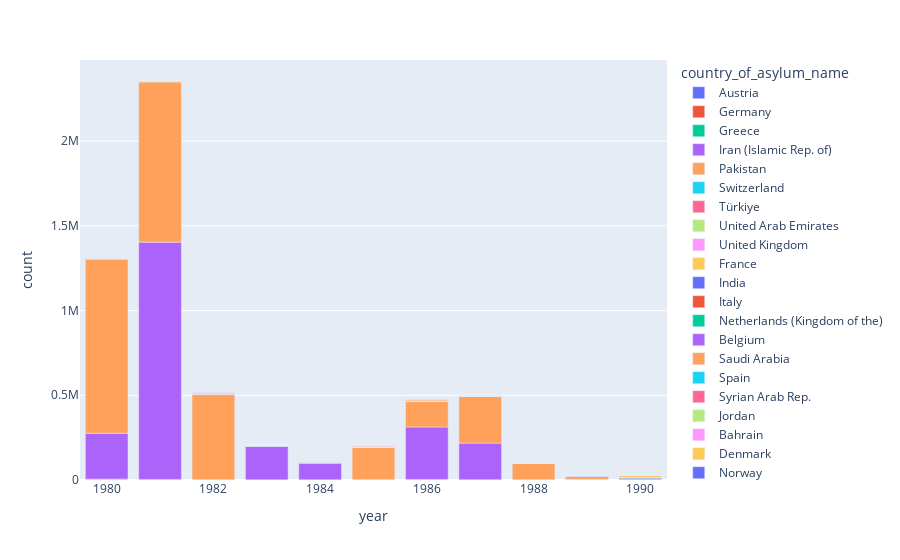

Notebook source saved alongside this figure:
### Code cell
fig = px.bar(country_of_asylum, x='year', y='count', color='country_of_asylum_name')
fig.show()

### Figure 1 — Plotly figure (JSON) as saved in the notebook; plotly's stock layout.template omitted (floating-point values rounded to 4 significant figures)
{"data": [{"hovertemplate": "country_of_asylum_name=Austria<br>year=%{x}<br>count=%{y}<extra></extra>", "legendgroup": "Austria", "marker": {"color": "#636efa", "pattern": {"shape": ""}}, "name": "Austria", "orientation": "v", "showlegend": true, "textposition": "auto", "type": "bar", "x": [1980, 1981, 1982, 1983, 1984, 1985, 1986, 1987, 1988, 1989, 1990], "xaxis": "x", "y": [31, 31, 68, 161, 14, 36, 31, 25, 79, 120, 91], "yaxis": "y"}, {"hovertemplate": "country_of_asylum_name=Germany<br>year=%{x}<br>count=%{y}<extra></extra>", "legendgroup": "Germany", "marker": {"color": "#EF553B", "pattern": {"shape": ""}}, "name": "Germany", "orientation": "v", "showlegend": true, "textposition": "auto", "type": "bar", "x": [1980, 1981, 1982, 1983, 1984, 1985, 1986, 1987, 1988, 1989, 1990], "xaxis": "x", "y": [5466, 3610, 2047, 687, 1198, 2632, 3055, 1586, 1462, 3650, 7348], "yaxis": "y"}, {"hovertemplate": "country_of_asylum_name=Greece<br>year=%{x}<br>count=%{y}<extra></extra>", "legendgroup": "Greece", "marker": {"color": "#00cc96", "pattern": {"shape": ""}}, "name": "Greece", "orientation": "v", "showlegend": true, "textposition": "auto", "type": "bar", "x": [1980, 1981, 1986, 1987, 1988, 1989, 1990], "xaxis": "x", "y": [9, 16, 13, 9, 6, 5, 8], "yaxis": "y"}, {"hovertemplate": "country_of_asylum_name=Iran (Islamic Rep. of)<br>year=%{x}<br>count=%{y}<extra></extra>", "legendgroup": "Iran (Islamic Rep. of)", "marker": {"color": "#ab63fa", "pattern": {"shape": ""}}, "name": "Iran (Islamic Rep. of)", "orientation": "v", "showlegend": true, "textposition": "auto", "type": "bar", "x": [1980, 1981, 1983, 1984, 1986, 1987], "xaxis": "x", "y": [270000, 1400000, 200000, 100000, 310000, 216000], "yaxis": "y"}, {"hovertemplate": "country_of_asylum_name=Pakistan<br>year=%{x}<br>count=%{y}<extra></extra>", "legendgroup": "Pakistan", "marker": {"color": "#FFA15A", "pattern": {"shape": ""}}, "name": "Pakistan", "orientation": "v", "showlegend": true, "textposition": "auto", "type": "bar", "x": [1980, 1981, 1982, 1985, 1986, 1987, 1988, 1989], "xaxis": "x", "y": [1026220, 947070, 502150, 189740, 151810, 278000, 98590, 17700], "yaxis": "y"}, {"hovertemplate": "country_of_asylum_name=Switzerland<br>year=%{x}<br>count=%{y}<extra></extra>", "legendgroup": "Switzerland", "marker": {"color": "#19d3f3", "pattern": {"shape": ""}}, "name": "Switzerland", "orientation": "v", "showlegend": true, "textposition": "auto", "type": "bar", "x": [1980, 1981, 1982, 1983, 1984, 1985, 1986, 1987, 1988, 1989, 1990], "xaxis": "x", "y": [93, 69, 125, 64, 33, 28, 45, 80, 71, 134, 234], "yaxis": "y"}, {"hovertemplate": "country_of_asylum_name=Türkiye<br>year=%{x}<br>count=%{y}<extra></extra>", "legendgroup": "Türkiye", "marker": {"color": "#FF6692", "pattern": {"shape": ""}}, "name": "Türkiye", "orientation": "v", "showlegend": true, "textposition": "auto", "type": "bar", "x": [1980, 1982], "xaxis": "x", "y": [5000, 3820], "yaxis": "y"}, {"hovertemplate": "country_of_asylum_name=United Arab Emirates<br>year=%{x}<br>count=%{y}<extra></extra>", "legendgroup": "United Arab Emirates", "marker": {"color": "#B6E880", "pattern": {"shape": ""}}, "name": "United Arab Emirates", "orientation": "v", "showlegend": true, "textposition": "auto", "type": "bar", "x": [1980, 1984, 1985], "xaxis": "x", "y": [1500, 1000, 700], "yaxis": "y"}, {"hovertemplate": "country_of_asylum_name=United Kingdom<br>year=%{x}<br>count=%{y}<extra></extra>", "legendgroup": "United Kingdom", "marker": {"color": "#FF97FF", "pattern": {"shape": ""}}, "name": "United Kingdom", "orientation": "v", "showlegend": true, "textposition": "auto", "type": "bar", "x": [1980, 1981, 1982, 1983, 1984, 1990], "xaxis": "x", "y": [86, 82, 43, 16, 39, 205], "yaxis": "y"}, {"hovertemplate": "country_of_asylum_name=France<br>year=%{x}<br>count=%{y}<extra></extra>", "legendgroup": "France", "marker": {"color": "#FECB52", "pattern": {"shape": ""}}, "name": "France", "orientation": "v", "showlegend": true, "textposition": "auto", "type": "bar", "x": [1981, 1982, 1983, 1984, 1985, 1986, 1987, 1988, 1989, 1990], "xaxis": "x", "y": [116, 196, 181, 199, 230, 164, 168, 96, 180, 133], "yaxis": "y"}, {"hovertemplate": "country_of_asylum_name=India<br>year=%{x}<br>count=%{y}<extra></extra>", "legendgroup": "India", "marker": {"color": "#636efa", "pattern": {"shape": ""}}, "name": "India", "orientation": "v", "showlegend": true, "textposition": "auto", "type": "bar", "x": [1981, 1982, 1983, 1984, 1985, 1986, 1988, 1989, 1990], "xaxis": "x", "y": [3250, 1850, 2770, 2420, 1680, 1910, 1170, 5210, 6460], "yaxis": "y"}, {"hovertemplate": "country_of_asylum_name=Italy<br>year=%{x}<br>count=%{y}<extra></extra>", "legendgroup": "Italy", "marker": {"color": "#EF553B", "pattern": {"shape": ""}}, "name": "Italy", "orientation": "v", "showlegend": true, "textposition": "auto", "type": "bar", "x": [1981, 1982, 1983, 1984, 1985, 1986, 1987, 1989, 1990], "xaxis": "x", "y": [256, 70, 60, 5, 5, 5, 7, 26, 9], "yaxis": "y"}, {"hovertemplate": "country_of_asylum_name=Netherlands (Kingdom of the)<br>year=%{x}<br>count=%{y}<extra></extra>", "legendgroup": "Netherlands (Kingdom of the)", "marker": {"color": "#00cc96", "pattern": {"shape": ""}}, "name": "Netherlands (Kingdom of the)", "orientation": "v", "showlegend": true, "textposition": "auto", "type": "bar", "x": [1981, 1984, 1987, 1988, 1989, 1990], "xaxis": "x", "y": [16, 34, 66, 47, 263, 568], "yaxis": "y"}, {"hovertemplate": "country_of_asylum_name=Belgium<br>year=%{x}<br>count=%{y}<extra></extra>", "legendgroup": "Belgium", "marker": {"color": "#ab63fa", "pattern": {"shape": ""}}, "name": "Belgium", "orientation": "v", "showlegend": true, "textposition": "auto", "type": "bar", "x": [1982, 1983, 1984, 1985, 1986, 1987, 1988, 1989, 1990], "xaxis": "x", "y": [34, 5, 8, 25, 15, 21, 17, 45, 23], "yaxis": "y"}, {"hovertemplate": "country_of_asylum_name=Saudi Arabia<br>year=%{x}<br>count=%{y}<extra></extra>", "legendgroup": "Saudi Arabia", "marker": {"color": "#FFA15A", "pattern": {"shape": ""}}, "name": "Saudi Arabia", "orientation": "v", "showlegend": true, "textposition": "auto", "type": "bar", "x": [1982, 1984, 1985, 1986], "xaxis": "x", "y": [2000, 3000, 4000, 11000], "yaxis": "y"}, {"hovertemplate": "country_of_asylum_name=Spain<br>year=%{x}<br>count=%{y}<extra></extra>", "legendgroup": "Spain", "marker": {"color": "#19d3f3", "pattern": {"shape": ""}}, "name": "Spain", "orientation": "v", "showlegend": true, "textposition": "auto", "type": "bar", "x": [1982, 1983, 1986, 1987, 1989], "xaxis": "x", "y": [20, 9, 21, 39, 10], "yaxis": "y"}, {"hovertemplate": "country_of_asylum_name=Syrian Arab Rep.<br>year=%{x}<br>count=%{y}<extra></extra>", "legendgroup": "Syrian Arab Rep.", "marker": {"color": "#FF6692", "pattern": {"shape": ""}}, "name": "Syrian Arab Rep.", "orientation": "v", "showlegend": true, "textposition": "auto", "type": "bar", "x": [1982, 1984, 1985], "xaxis": "x", "y": [3000, 200, 850], "yaxis": "y"}, {"hovertemplate": "country_of_asylum_name=Jordan<br>year=%{x}<br>count=%{y}<extra></extra>", "legendgroup": "Jordan", "marker": {"color": "#B6E880", "pattern": {"shape": ""}}, "name": "Jordan", "orientation": "v", "showlegend": true, "textposition": "auto", "type": "bar", "x": [1983, 1984], "xaxis": "x", "y": [50, 100], "yaxis": "y"}, {"hovertemplate": "country_of_asylum_name=Bahrain<br>year=%{x}<br>count=%{y}<extra></extra>", "legendgroup": "Bahrain", "marker": {"color": "#FF97FF", "pattern": {"shape": ""}}, "name": "Bahrain", "orientation": "v", "showlegend": true, "textposition": "auto", "type": "bar", "x": [1984], "xaxis": "x", "y": [200], "yaxis": "y"}, {"hovertemplate": "country_of_asylum_name=Denmark<br>year=%{x}<br>count=%{y}<extra></extra>", "legendgroup": "Denmark", "marker": {"color": "#FECB52", "pattern": {"shape": ""}}, "name": "Denmark", "orientation": "v", "showlegend": true, "textposition": "auto", "type": "bar", "x": [1986, 1987, 1988, 1989, 1990], "xaxis": "x", "y": [27, 5, 272, 145, 12616], "yaxis": "y"}, {"hovertemplate": "country_of_asylum_name=Norway<br>year=%{x}<br>count=%{y}<extra></extra>", "legendgroup": "Norway", "marker": {"color": "#636efa", "pattern": {"shape": ""}}, "name": "Norway", "orientation": "v", "showlegend": true, "textposition": "auto", "type": "bar", "x": [1986, 1987, 1988, 1989, 1990], "xaxis": "x", "y": [9, 20, 95, 54, 19], "yaxis": "y"}, {"hovertemplate": "country_of_asylum_name=Portugal<br>year=%{x}<br>count=%{y}<extra></extra>", "legendgroup": "Portugal", "marker": {"color": "#EF553B", "pattern": {"shape": ""}}, "name": "Portugal", "orientation": "v", "showlegend": true, "textposition": "auto", "type": "bar", "x": [1987], "xaxis": "x", "y": [5], "yaxis": "y"}, {"hovertemplate": "country_of_asylum_name=United States of America<br>year=%{x}<br>count=%{y}<extra></extra>", "legendgroup": "United States of America", "marker": {"color": "#00cc96", "pattern": {"shape": ""}}, "name": "United States of America", "orientation": "v", "showlegend": true, "textposition": "auto", "type": "bar", "x": [1987, 1988, 1990], "xaxis": "x", "y": [102, 110, 223], "yaxis": "y"}, {"hovertemplate": "country_of_asylum_name=Canada<br>year=%{x}<br>count=%{y}<extra></extra>", "legendgroup": "Canada", "marker": {"color": "#ab63fa", "pattern": {"shape": ""}}, "name": "Canada", "orientation": "v", "showlegend": true, "textposition": "auto", "type": "bar", "x": [1989, 1990], "xaxis": "x", "y": [80, 175], "yaxis": "y"}, {"hovertemplate": "country_of_asylum_name=Nepal<br>year=%{x}<br>count=%{y}<extra></extra>", "legendgroup": "Nepal", "marker": {"color": "#FFA15A", "pattern": {"shape": ""}}, "name": "Nepal", "orientation": "v", "showlegend": true, "textposition": "auto", "type": "bar", "x": [1989, 1990], "xaxis": "x", "y": [50, 50], "yaxis": "y"}, {"hovertemplate": "country_of_asylum_name=Sweden<br>year=%{x}<br>count=%{y}<extra></extra>", "legendgroup": "Sweden", "marker": {"color": "#19d3f3", "pattern": {"shape": ""}}, "name": "Sweden", "orientation": "v", "showlegend": true, "textposition": "auto", "type": "bar", "x": [1989, 1990], "xaxis": "x", "y": [150, 166], "yaxis": "y"}, {"hovertemplate": "country_of_asylum_name=Czechia<br>year=%{x}<br>count=%{y}<extra></extra>", "legendgroup": "Czechia", "marker": {"color": "#FF6692", "pattern": {"shape": ""}}, "name": "Czechia", "orientation": "v", "showlegend": true, "textposition": "auto", "type": "bar", "x": [1990], "xaxis": "x", "y": [9], "yaxis": "y"}, {"hovertemplate": "country_of_asylum_name=Turkmenistan<br>year=%{x}<br>count=%{y}<extra></extra>", "legendgroup": "Turkmenistan", "marker": {"color": "#B6E880", "pattern": {"shape": ""}}, "name": "Turkmenistan", "orientation": "v", "showlegend": true, "textposition": "auto", "type": "bar", "x": [1990], "xaxis": "x", "y": [600], "yaxis": "y"}], "layout": {"barmode": "relative", "legend": {"title": {"text": "country_of_asylum_name"}, "tracegroupgap": 0}, "margin": {"t": 60}, "xaxis": {"anchor": "y", "domain": [0, 1], "title": {"text": "year"}}, "yaxis": {"anchor": "x", "domain": [0, 1], "title": {"text": "count"}}}}
